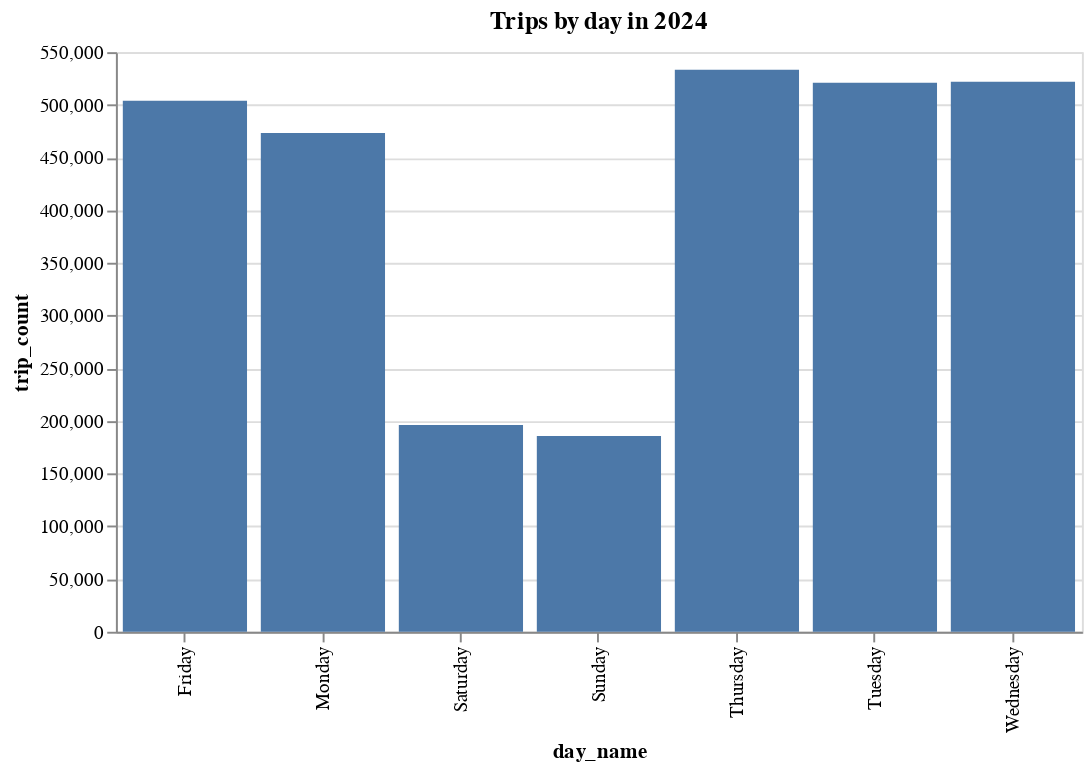

Notebook code for this chart:
### Code cell
# Trips by day name
(
    alt.Chart(trips_by_day_df).mark_bar().encode(
        x="day_name",
        y="trip_count"
    ).properties(
        title="Trips by day in 2024",
        width=500
    )
).show()

### Figure 1 — Vega-Lite specification as saved in the notebook (floating-point values rounded to 4 significant figures)
{"config": {"view": {"continuousWidth": 300, "continuousHeight": 300}}, "data": {"name": "data-79aab5f9510e26d0bd4d1f72ed99a039"}, "mark": {"type": "bar"}, "encoding": {"x": {"field": "day_name", "type": "nominal"}, "y": {"field": "trip_count", "type": "quantitative"}}, "title": "Trips by day in 2024", "width": 500, "$schema": "https://vega.github.io/schema/vega-lite/v5.20.1.json", "datasets": {"data-79aab5f9510e26d0bd4d1f72ed99a039": [{"day_name": "Sunday", "trip_count": 185885}, {"day_name": "Friday", "trip_count": 503850}, {"day_name": "Thursday", "trip_count": 533422}, {"day_name": "Tuesday", "trip_count": 520938}, {"day_name": "Wednesday", "trip_count": 521849}, {"day_name": "Monday", "trip_count": 473225}, {"day_name": "Saturday", "trip_count": 196315}]}}
